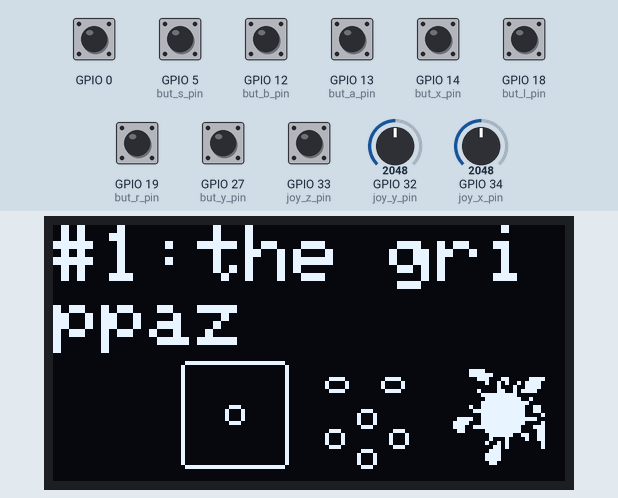
The program below on a simulated ESP32. Shown: 128×64 one-colour display. The test bench sets the inputs (shaded band); at power-on: GPIO 0, GPIO 5 (but_s_pin), GPIO 12 (but_b_pin), GPIO 13 (but_a_pin), GPIO 14 (but_x_pin), GPIO 18 (but_l_pin), GPIO 19 (but_r_pin), GPIO 27 (but_y_pin), GPIO 33 (joy_z_pin) HIGH, GPIO 32 (joy_y_pin) = 2048, GPIO 34 (joy_x_pin) = 2048. WiFi joins after 1.5 s; servers stay silent unless stated; what the program prints to the serial monitor is not drawn.

Above: at 2.2 s.
2.3 s: GPIO 12 (but_b_pin) pulled LOW for 0.15 s
4.0 s: GPIO 18 (but_l_pin) pulled LOW for 0.15 s
5.7 s: GPIO 5 (but_s_pin) pulled LOW for 0.15 s
At 7.0 s:
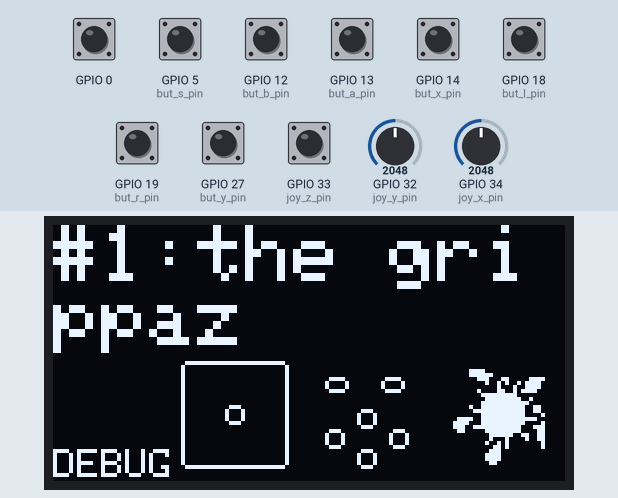
7.3 s: GPIO 13 (but_a_pin) pulled LOW for 0.15 s
At 8.6 s:
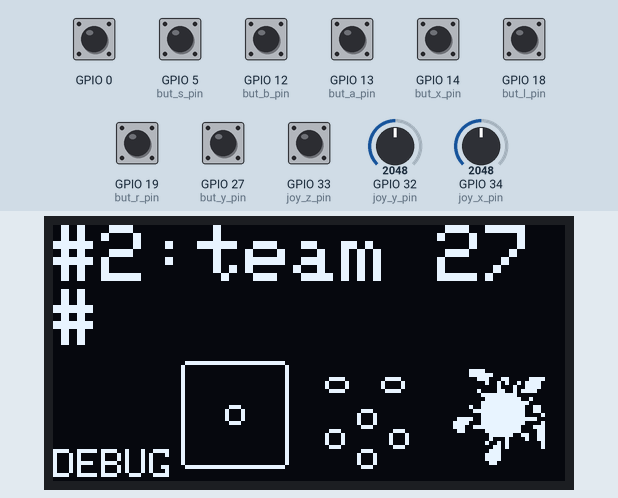
9.0 s: GPIO 19 (but_r_pin) pulled LOW for 0.15 s
10.7 s: GPIO 5 (but_s_pin) pulled LOW for 1 s
At 11.1 s:
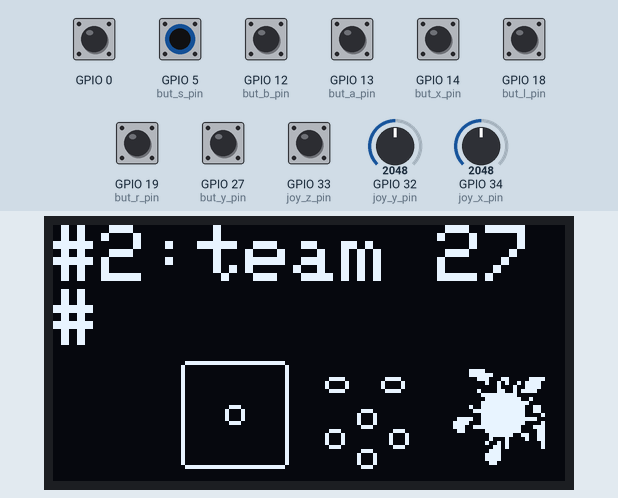
Timing chart, 0 to 13.7 s (numbered marks = the images above; inputs shaded):
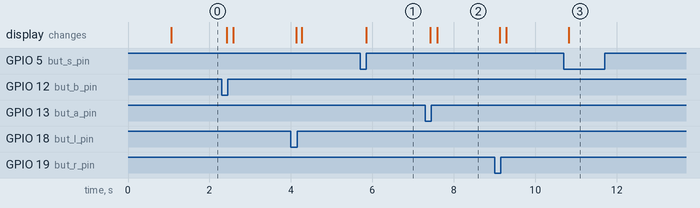

The program:

main.cpp
```cpp
#include <Arduino.h>
#include <esp_now.h>
#include <esp_wifi.h>
#include <WiFi.h>
#include <TurtleController.h>
#include <SPI.h>
#include <Wire.h>
#include <Adafruit_GFX.h>
#include <Adafruit_SSD1306.h>

// constants definitions
const int SCREEN_WIDTH = 128;
const int SCREEN_LENGTH = 64;
const int OLED_RESET = -1; // change this if the oled has a reset pin

const int joy_x_pin = 34;
const int joy_y_pin = 32;
const int joy_z_pin = 33;

const int but_a_pin = 13;
const int but_b_pin = 12;
const int but_x_pin = 14;
const int but_y_pin = 27;
const int but_r_pin = 19;
const int but_l_pin = 18;
const int but_s_pin = 5;

const int poll_rate = 64;
const float deadzone = 0.17;

const int LOGO_START_X = 96;
const int LOGO_START_Y = 32;

// various constant data the controller uses
const uint8_t broadcast_address[] = {0xFF, 0xFF, 0xFF, 0xFF, 0xFF, 0xFF};

const int address_count = 21;

const char* team_names[address_count] PROGMEM = {
  "the grippaz",  // 1
  "team 27#",  // 2
  "Team Amazing",  // 3
  "Mort",  // 4
  "boooo", // 5
  "bunta", // 6
  "kirchoff", // 7
  "Yggdrasil", // 8
  "ethan h", // 9
  "Geodude", // 10
  "BUG", // 11
  "The Goblins", // 12
  "TURTLE Quad Squad", // 13
  "K-emi", // 14
  "Oddish", // 15
  "o4-mini", // 16
  "Nice Rack and Pinion", // 17
  "top dawg", // 18
  "hjg poggiers", // 19
  "Logan", // 20
  "BROADCAST" // 21
};

const uint8_t address_list[address_count][6] PROGMEM = {
  {0x08, 0xb6, 0x1f, 0xb8, 0x62, 0xc8}, // 1
  {0xc8, 0x2e, 0x18, 0xf0, 0x12, 0x74}, // 2
  {0x08, 0xb6, 0x1f, 0xb8, 0x04, 0x7c}, // 3
  {0x08, 0xb6, 0x1f, 0xb6, 0x07, 0x34}, // 4
  {0xc8, 0x2e, 0x18, 0xf2, 0x34, 0x68}, // 5
  {0x24, 0xdc, 0xc3, 0x44, 0xff, 0xd8}, // 6
  {0xc8, 0x2e, 0x18, 0xef, 0xe5, 0x54}, // 7
  {0x08, 0xb6, 0x1f, 0xb8, 0xc8, 0xcc}, // 8
  {0x08, 0xb6, 0x1f, 0xb9, 0x07, 0xac}, // 9
  {0x08, 0xb6, 0x1f, 0xb9, 0x06, 0x44}, // 10
  {0xc8, 0x2e, 0x18, 0xef, 0xe5, 0x54}, // 11
  {0xc8, 0x2e, 0x18, 0xf1, 0x8d, 0x04}, // 12
  {0x24, 0xdc, 0xc3, 0x44, 0xf6, 0x30}, // 13
  {0x08, 0xb6, 0x1f, 0xb7, 0xfe, 0x74}, // 14
  {0xc8, 0x2e, 0x18, 0xf2, 0x32, 0xb0},	// 15
  {0xc8, 0x2e, 0x18, 0xf0, 0x72, 0x6c}, // 16
  {0x08, 0xb6, 0x1f, 0xb8, 0x2b, 0xe8}, // 17
  {0xc8, 0x2e, 0x18, 0xf2, 0x34, 0xb4}, // 18
  {0xc8, 0x2e, 0x18, 0xef, 0xfd, 0xd0}, // 19
  {0x08, 0xb6, 0x1f, 0xb8, 0x61, 0xbc}, // 20
  {0xFF, 0xFF, 0xFF, 0xFF, 0xFF, 0xFF}  // 21
};

const int LOGO_WIDTH = 32;
const int LOGO_HEIGHT = 32;
const unsigned char turtle_logo [] PROGMEM = { // sick af turtle logo
	0x00, 0x00, 0x00, 0x00, 0x00, 0x00, 0x00, 0x00, 0x00, 0x00, 0x00, 0x00, 0x00, 0x00, 0x00, 0x00,
	0x00, 0xf0, 0x00, 0x00, 0x00, 0xfc, 0x00, 0x00, 0x00, 0x38, 0xc1, 0xe0, 0x00, 0x09, 0x4b, 0xc0,
	0x00, 0x01, 0x13, 0xc0, 0x00, 0x21, 0x97, 0x80, 0x00, 0x1f, 0xf0, 0x00, 0x00, 0x0f, 0xf9, 0x00,
	0x00, 0x1f, 0xfe, 0x00, 0x00, 0x9f, 0xfc, 0xc0, 0x00, 0x7f, 0xfc, 0xc0, 0x00, 0x1f, 0xfc, 0x20,
	0x07, 0x9f, 0xff, 0x80, 0x0f, 0x1f, 0xfc, 0x20, 0x0e, 0x7f, 0xf8, 0xe0, 0x06, 0x0f, 0xf8, 0x60,
	0x00, 0x07, 0xe6, 0x60, 0x00, 0x04, 0x42, 0x60, 0x00, 0x09, 0x40, 0x20, 0x00, 0x03, 0x40, 0x20,
	0x00, 0x07, 0x00, 0x00, 0x00, 0x0f, 0x00, 0x00, 0x00, 0x0f, 0x00, 0x00, 0x00, 0x06, 0x00, 0x00,
	0x00, 0x00, 0x00, 0x00, 0x00, 0x00, 0x00, 0x00, 0x00, 0x00, 0x00, 0x00, 0x00, 0x00, 0x00, 0x00
};


// Structure example to send data
// Must match the receiver structure
typedef struct struct_message {
  float j1x;
  float j1y;
  bool j1z;

  bool butA;
  bool butB;
  bool butX;
  bool butY;
  bool butR;
  bool butL;
} struct_message;

// enum to track state declaration and increment operator
#pragma region state_enum_stuff
// Controller State enum
enum State{
  SEND_MODE,
  DEBUG_MODE
};
State& operator++(State& currentState){
  switch(currentState) {
    case SEND_MODE : return currentState = DEBUG_MODE;
    case DEBUG_MODE : return currentState = SEND_MODE;
    default : return currentState;
  }
  assert(false); // this should be unreachable, but if by some "miracle" the code makes it here it'll throw an error
  return currentState; // this is just to prevent the compiler for yelling at you

}

State operator++(State& currentState, int)
{
  State tmp(currentState);
  ++currentState;
  return tmp;
}
#pragma endregion state_enum_stuff

// ESP-now stuff
esp_now_peer_info_t peerInfo[address_count];
void OnDataSent(const uint8_t *mac_addr, esp_now_send_status_t status) { // callback function when data sent
  /*Serial.print("\r\nLast Packet Send Status:\t");
  Serial.println(status == ESP_NOW_SEND_SUCCESS ? "Delivery Success" : "Delivery Fail");
  */ // uncomment this if want debug message spam
}

// Create a struct_message called controllerData
struct_message controllerData = {0, 0, 0, 0, 0, 0, 0, 0, 0};

// create an object to store last cycle's controllerData so we can see button pulses
struct_message lastControllerData = {0, 0, 0, 0, 0, 0, 0, 0, 0};;

// Create objects for controller and display
Controller controller;
Adafruit_SSD1306 display(SCREEN_WIDTH, SCREEN_LENGTH, &Wire, OLED_RESET);

#pragma region function_declarations
// function declarations
void readMacAddress();
void updateData();

void drawDefaults(); // just has the following functions in 1
void drawTeamName();
void drawTurtleLogo();
void drawControllerBorders();

void drawControllerState(u_int startX = 30, u_int startY = 32);
void drawJoystickState(u_int startX, u_int startY);
void drawButtonState(u_int startX, u_int startY);

void sendingModeOperations();
void debugModeOperations();
// function to only return true on rising edge
bool getButtonRisingEdge(bool currentVal, bool oldVal);
#pragma endregion function_declarations

// runtime variables
int currentAddressIndex = 0;
bool lastSwitchButtonState = false;
enum State currentState = SEND_MODE;
bool flipX = true;
bool flipY = true;

void setup() {
  Serial.begin(115200);
  WiFi.mode(WIFI_STA);
  WiFi.begin();

  // esp now setup
  if (esp_now_init() != ESP_OK) {
    Serial.println("Error initializing ESP-NOW");
    while(true){
      Serial.println("im killing myself");
    }
  }

  // Once ESPNow is successfully Init, we will register for Send CB to
  // get the status of Trasnmitted packet
  esp_now_register_send_cb(OnDataSent);

  // Register peers
  for(int i = 0; i < 20; ++i){
    memcpy(peerInfo[i].peer_addr, address_list[i], 6); // copy address from list to peerInfo address
    peerInfo[i].channel = 0;
    peerInfo[i].encrypt = false;

    // Add peer
    if (esp_now_add_peer(&(peerInfo[i])) != ESP_OK){
      Serial.printf("Failed to add peer %d\n", i);
    }

  }


  // controller setup
  delay(1000);
  controller = Controller(joy_x_pin, joy_y_pin, joy_z_pin, but_a_pin, but_b_pin, but_x_pin, but_y_pin, but_r_pin, but_l_pin, but_s_pin);

  // OLED setup

  if(!display.begin(SSD1306_SWITCHCAPVCC, 0x3C)){
    Serial.println("oled don't work, killing self"); // inform that suicide is imminent
    while(true) {
      Serial.println("im killing myself");
    } // kill self
  }
  Serial.println("oled setup successful");

  // use oled time
  display.clearDisplay();
  // display configs
  display.setTextSize(2);      // 2x size of normal font
  display.setTextColor(WHITE); // Draw white text
  display.cp437(true);         // Use full 256 char 'Code Page 437' font
  display.setTextWrap(true);

  // initial print to display
  drawDefaults();
  drawControllerState();
  display.display();

}


bool switchButtonPressed = false; // just so that we dont have to do controller.getS() a million times since that might reread the voltage every time, don't know honestly

void loop() {
  // loop code for stuff like button debouncing
  controller.controllerUpdate();
  // get all the updated controller data loaded
  updateData();
  switchButtonPressed = controller.getS();

  // switch device state if switch button gets pressed
  if(getButtonRisingEdge(switchButtonPressed, lastSwitchButtonState)){ // this is so we only switch once per button press
    ++currentState; // swap states
  }

  switch (currentState) // choose what to do based on current state
  {
  case SEND_MODE: sendingModeOperations(); break;
  case DEBUG_MODE: debugModeOperations(); break;
  default: break; // do nothing, this should be impossible to ever happen tho
  }


  // update last button states
  lastControllerData = controllerData;
  lastSwitchButtonState = switchButtonPressed;

  // delay according to polling rate
  delay((1.0f/poll_rate) * 1000);

}

void readMacAddress(){
  uint8_t baseMac[6];
  esp_err_t ret = esp_wifi_get_mac(WIFI_IF_STA, baseMac);
  if (ret == ESP_OK) {
    Serial.printf("%02x:%02x:%02x:%02x:%02x:%02x\n",
                  baseMac[0], baseMac[1], baseMac[2],
                  baseMac[3], baseMac[4], baseMac[5]);
  } else {
    Serial.println("Failed to read MAC address");
  }
}

void updateData(){
  controllerData.j1x = controller.getJoy1X(deadzone) * ((flipX) ? -1 : 1); // flip x axis if flipX is true
  controllerData.j1y = controller.getJoy1Y(deadzone) * ((flipY) ? -1 : 1); // flip y axis if flipY is true
  controllerData.j1z = controller.getJoy1Z();

  controllerData.butA = controller.getA();
  controllerData.butB = controller.getB();
  controllerData.butX = controller.getX();
  controllerData.butY = controller.getY();
  controllerData.butR = controller.getR();
  controllerData.butL = controller.getL();
  Serial.printf("joy1: %.2f %.2f %d  buttons: %d %d %d %d %d %d\n", controllerData.j1x, controllerData.j1y,
    controllerData.j1z, controllerData.butA, controllerData.butB,
    controllerData.butX, controllerData.butY, controllerData.butR, controllerData.butL); // uncomment if want debug messages

}

#pragma region drawing_functions

void drawDefaults(){
  drawTeamName();
  drawTurtleLogo();
  drawControllerBorders();
}

void drawTeamName(){
  display.setCursor(0,0);
  display.printf("#%d:%s", currentAddressIndex+1, team_names[currentAddressIndex]);
}

void drawTurtleLogo(){
  display.drawBitmap(LOGO_START_X, LOGO_START_Y, turtle_logo, LOGO_WIDTH, LOGO_HEIGHT, 1); // draw sick af turtle logo
}

void drawControllerState(u_int startX, u_int startY){
  drawJoystickState(startX, startY);
  drawButtonState(startX + 31, startY);
  drawControllerBorders();
}

void drawJoystickState(u_int startX, u_int startY){
  // draw joystick state

  // some settings
  const u_int regionSize = 31;
  const u_int circleSize = 2;
  // used later
  const u_int maxDist = ((regionSize - 4)/2) - circleSize; // the minus 4 is for a nice 2 pixel border around the region just for spacing

  // calculate coordinates
  u_int CENTER_X = startX + regionSize/2;
  u_int CENTER_Y = startY + regionSize/2;

  u_int xCoord = CENTER_X + controllerData.j1x * maxDist;
  u_int yCoord = CENTER_Y + controllerData.j1y * maxDist;

  // draw
  display.fillCircle(CENTER_X + lastControllerData.j1x * maxDist, CENTER_Y + lastControllerData.j1y * maxDist, circleSize, BLACK); // wipe last
  if(controllerData.j1z)
    display.fillCircle(xCoord, yCoord, 2, WHITE);
  else
    display.drawCircle(xCoord, yCoord, 2, WHITE);

}

void drawButtonState(u_int startX, u_int startY){
  // some settings
  const u_int regionXSize = 35;
  const u_int regionYSize = 32;

  const u_int buttonRadius = 2;

  // calculate coordinates
  u_int centerX = startX + regionXSize/2;
  u_int centerY = startY + regionYSize/2 - regionYSize/13;

    // L button
    u_int LButtonStartX = centerX - regionXSize/5 - 3;
    u_int LButtonStartY = centerY - regionYSize/5 - 2;

    // R button
    u_int RButtonStartX = centerX + regionXSize/5 - 3;
    u_int RButtonStartY = centerY - regionYSize/5 - 2;

    // A button
    u_int AButtonStartX = centerX;
    u_int AButtonStartY = centerY + regionXSize/17 + regionYSize/3;

    // B button
    u_int BButtonStartX = centerX + regionXSize/4;
    u_int BButtonStartY = centerY + (regionXSize/17 + regionYSize/3)/2 + 1;

    // X button
    u_int XButtonStartX = centerX - regionXSize/4;
    u_int XButtonStartY = centerY + (regionXSize/17 + regionYSize/3)/2 + 1;

    // Y button
    u_int YButtonStartX = centerX;
    u_int YButtonStartY = centerY + regionXSize/17;

  // draw L button
  if(controllerData.butL){
    display.fillRoundRect(LButtonStartX, LButtonStartY, 6, 4, 2, WHITE);
  }
  else{
    display.fillRoundRect(LButtonStartX, LButtonStartY, 6, 4, 2, BLACK);
    display.drawRoundRect(LButtonStartX, LButtonStartY, 6, 4, 2, WHITE);
  }

  // draw R button
  if(controllerData.butR){
    display.fillRoundRect(RButtonStartX, RButtonStartY, 6, 4, 2, WHITE);
  }
  else{
    display.fillRoundRect(RButtonStartX, RButtonStartY, 6, 4, 2, BLACK);
    display.drawRoundRect(RButtonStartX, RButtonStartY, 6, 4, 2, WHITE);
  }

  // draw A button
  if(controllerData.butA){
    display.fillCircle(AButtonStartX, AButtonStartY, buttonRadius, WHITE);
  }
  else{
    display.fillCircle(AButtonStartX, AButtonStartY, buttonRadius, BLACK);
    display.drawCircle(AButtonStartX, AButtonStartY, buttonRadius, WHITE);
  }

  // draw B button
  if(controllerData.butB){
    display.fillCircle(BButtonStartX, BButtonStartY, buttonRadius, WHITE);
  }
  else{
    display.fillCircle(BButtonStartX, BButtonStartY, buttonRadius, BLACK);
    display.drawCircle(BButtonStartX, BButtonStartY, buttonRadius, WHITE);
  }

  // draw X button
  if(controllerData.butX){
    display.fillCircle(XButtonStartX, XButtonStartY, buttonRadius, WHITE);
  }
  else{
    display.fillCircle(XButtonStartX, XButtonStartY, buttonRadius, BLACK);
    display.drawCircle(XButtonStartX, XButtonStartY, buttonRadius, WHITE);
  }

  // draw Y button
  if(controllerData.butY){
    display.fillCircle(YButtonStartX, YButtonStartY, buttonRadius, WHITE);
  }
  else{
    display.fillCircle(YButtonStartX, YButtonStartY, buttonRadius, BLACK);
    display.drawCircle(YButtonStartX, YButtonStartY, buttonRadius, WHITE);
  }

}

void drawControllerBorders(){
  display.drawRoundRect(32, 34, 27, 27, 2, WHITE); // draw border around joystick
}
#pragma endregion drawing_functions

void sendingModeOperations(){

  if(getButtonRisingEdge(switchButtonPressed, lastSwitchButtonState)){ // if just swapped to sending mode
    display.clearDisplay();  // display new team info
    drawDefaults();
    drawControllerState();
    display.display();
  }

  drawControllerState();
  display.display();

  // fire in the hole
  esp_err_t result = esp_now_send(address_list[currentAddressIndex], (uint8_t *) &controllerData, sizeof(controllerData));


  /*if (result == ESP_OK) {
    Serial.println("Sent with success");
  }
  else {
    Serial.println("Error sending the data");
  }*/ // uncomment if want debug messages
}

void debugModeOperations(){
  if(getButtonRisingEdge(switchButtonPressed, lastSwitchButtonState)){
    display.clearDisplay();
    drawDefaults();
    drawControllerState();
    //print debug indicator
    display.setTextSize(1);
    display.setCursor(0, 56);
    display.printf("DEBUG");
    display.setTextSize(2);
  }
  bool update = false; // track if update happened
  drawControllerState();


   if(getButtonRisingEdge(controllerData.butA, lastControllerData.butA)){ // Go back a team when you press A
    currentAddressIndex = (currentAddressIndex + 1) % address_count;
    update = true;
  }

  if(getButtonRisingEdge(controllerData.butB, lastControllerData.butB)){ // Go back a team when you press B
    if(currentAddressIndex == 0){
      currentAddressIndex = address_count - 1;
    }
    else{
      currentAddressIndex = (currentAddressIndex - 1) % address_count;
    }
    update = true;
  }

  if(getButtonRisingEdge(controllerData.butX, lastControllerData.butX)){ // flip joystick x axis when press X
    flipX = !flipX;
  }

  if(getButtonRisingEdge(controllerData.butY, lastControllerData.butY)){ // flip joystick y axis when press Y
    flipY = !flipY;
  }

  if(update){
    display.clearDisplay();
    drawDefaults();
    drawControllerState();
    // print debug indicator
    display.setTextSize(1);
    display.setCursor(0, 56);
    display.printf("DEBUG");
    display.setTextSize(2);
  }

  display.display();
}

bool getButtonRisingEdge(bool currentVal, bool oldVal){
  return currentVal && !oldVal; // return true only on rising edge of signal
}
```

Measured:
- after the input at 5.7 s, the display: changes after 0.15 s (image 1)
- after the input at 7.3 s, the display: first changes after 0.12 s (image 2 shows a later state)
- after the input at 10.7 s, the display: changes after 0.12 s (image 3)
